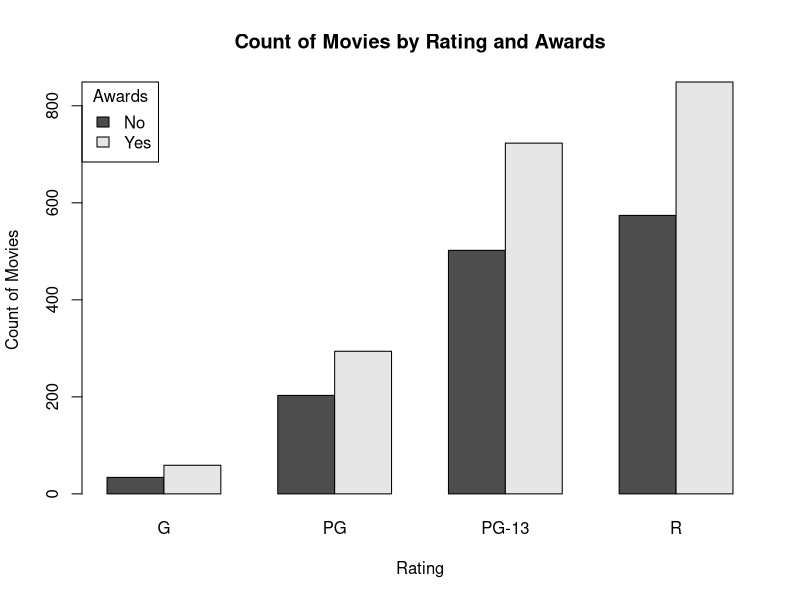
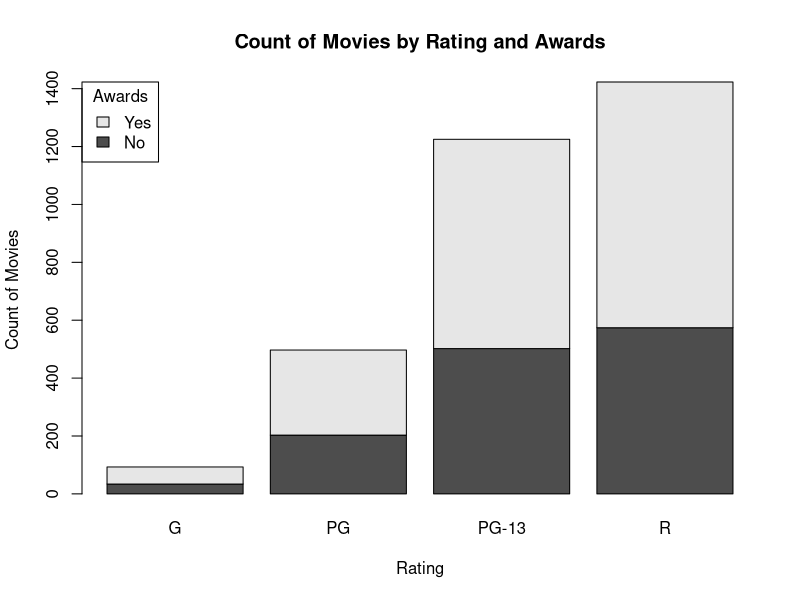
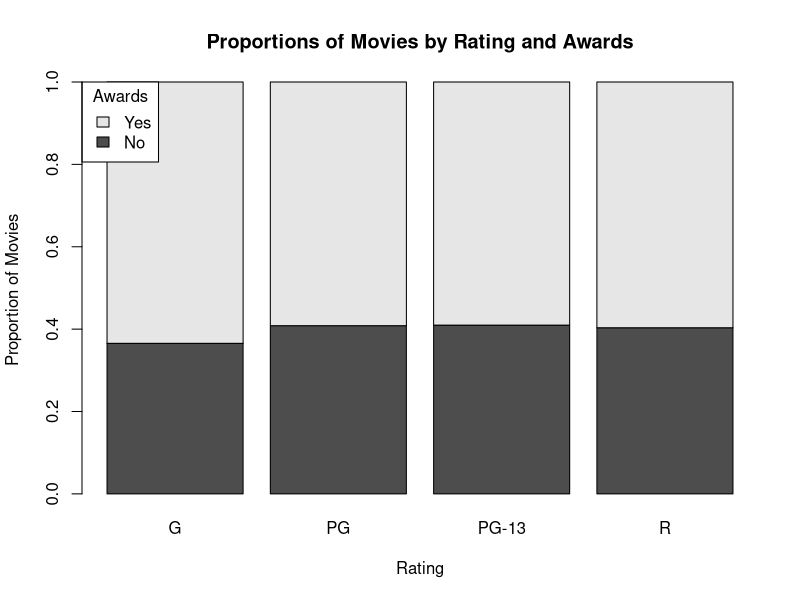
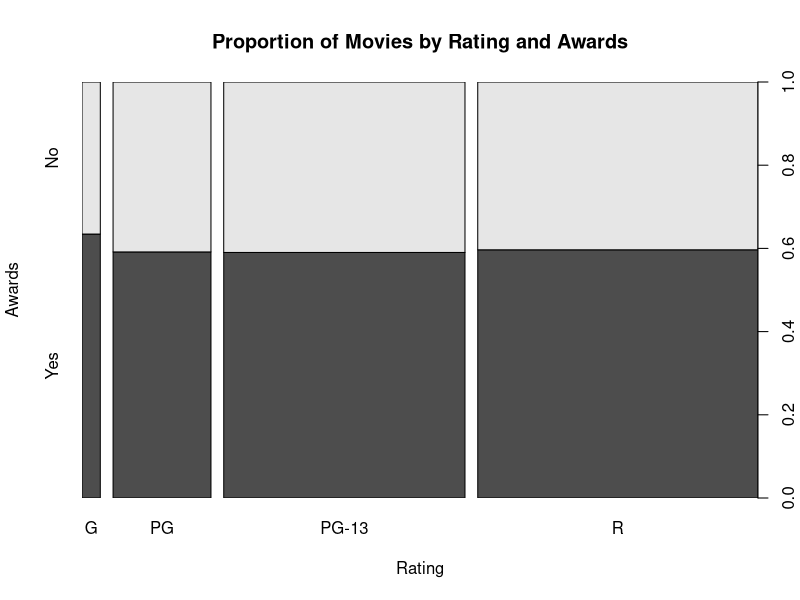
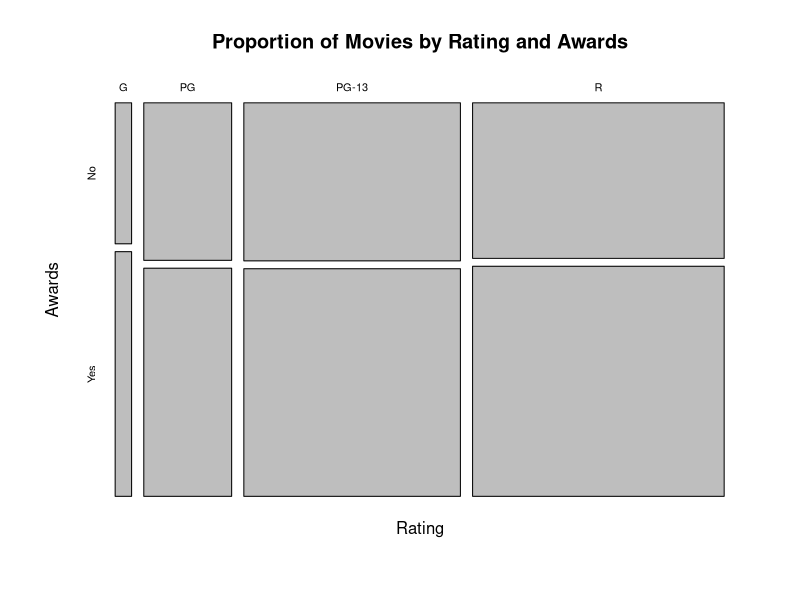
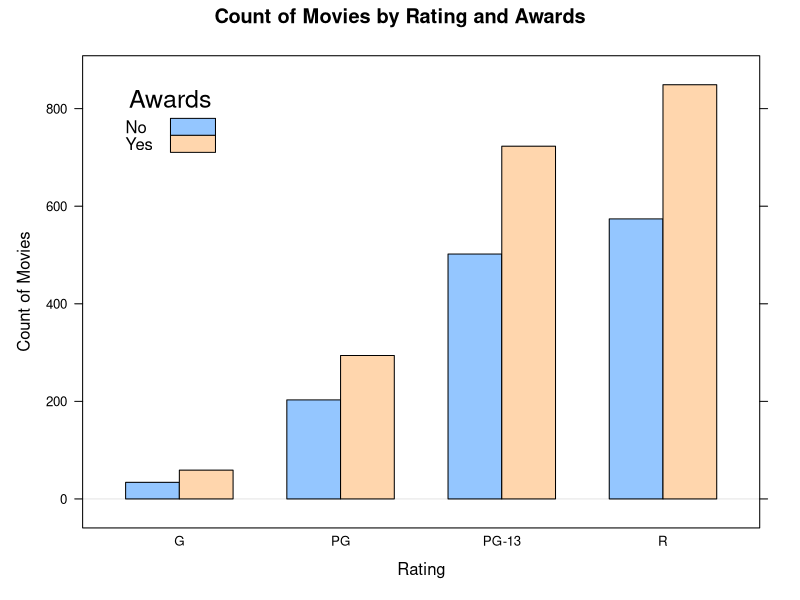
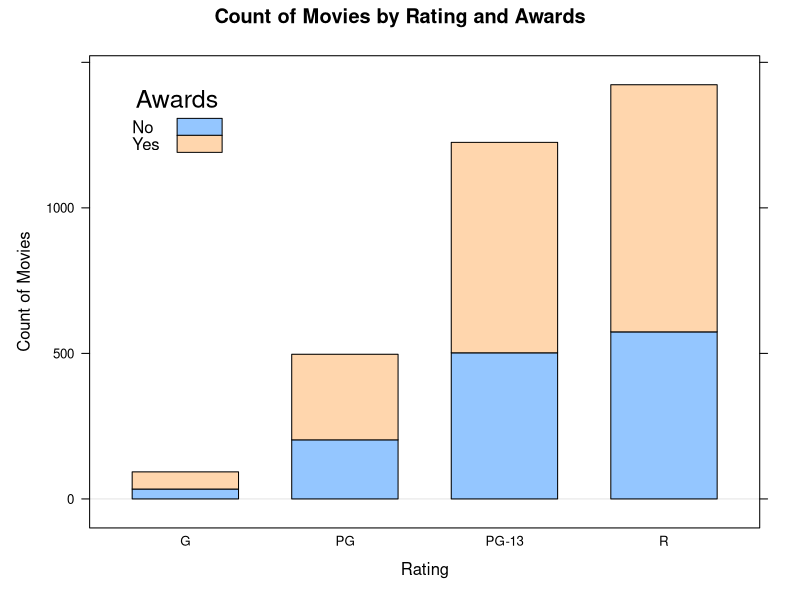
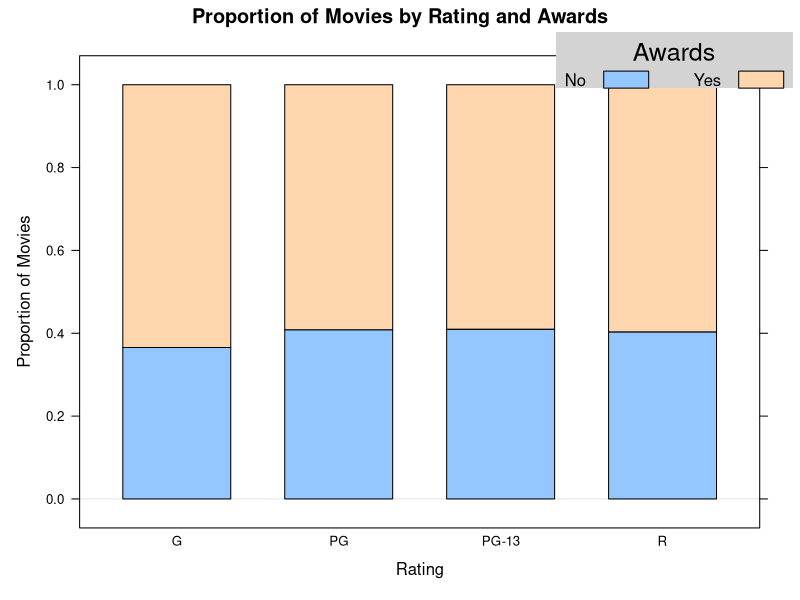

Recreate these plots in R, in order. (Note: this script raises an error after producing the figures.)
# Visualizing 2 Categorical Variable with
# base plotting, lattice and ggplot2
movies <- read.csv('Movies.csv')

# contingency table
awards <- table(
  movies$Awards,
  movies$Rating
)
awards

# base r plotting
# grouped bar plot
barplot(
  height = awards,
  beside = TRUE,
  main = 'Count of Movies by Rating and Awards',
  xlab = "Rating",
  ylab = "Count of Movies",
  legend = c("No", "Yes"),
  args.legend = list(
    x = 'topleft',
    title = 'Awards'
  )
)

# stacked frequency bar chart
barplot(
  height = awards,
  main = 'Count of Movies by Rating and Awards',
  xlab = "Rating",
  ylab = "Count of Movies",
  legend = c("No", "Yes"),
  args.legend = list(
    x = 'topleft',
    title = 'Awards'
  )
)

# proportional frequency table by column
proportions <- apply(awards, 2, function(x) {x / sum(x)})
head(awards)
head(proportions)

# 100% stacked bar chart
barplot(
  height = proportions,
  main = 'Proportions of Movies by Rating and Awards',
  xlab = "Rating",
  ylab = "Proportion of Movies",
  legend = c("No", "Yes"),
  args.legend = list(
    x = 'topleft',
    title = 'Awards'
  )
)

# created contingency table
# with rows and columns flipped or transposed
awards <- table(
  movies$Rating,
  movies$Awards
)
awards
# rename columns
colnames(awards) <- c("No", "Yes")
awards

# create a spineplot
spineplot(
  x = awards,
  main = 'Proportion of Movies by Rating and Awards',
  xlab = "Rating",
  ylab = "Awards"
)

# create mosaic plot
mosaicplot(
  x = awards,
  main = 'Proportion of Movies by Rating and Awards',
  xlab = "Rating",
  ylab = "Awards"
)

# lattics plotting
library(lattice)

# grouped bar chart
barchart(
  x = awards,
  stack = FALSE,
  horizontal = FALSE,
  main = 'Count of Movies by Rating and Awards',
  xlab = "Rating",
  ylab = "Count of Movies",
  auto.key = list(
    x = 0.05,
    y = 0.95,
    title = 'Awards',
    text = c("No", "Yes")
  )
)

# stacked bar chart
barchart(
  x = awards,
  stack = TRUE,
  horizontal = FALSE,
  main = 'Count of Movies by Rating and Awards',
  xlab = "Rating",
  ylab = "Count of Movies",
  auto.key = list(
    x = 0.05,
    y = 0.95,
    title = 'Awards',
    text = c("No", "Yes")
  )
)

# proportional frequency table by row
matrix <- apply(awards, 1, function(x) {x / sum(x)})
proportions <- t(matrix)
matrix
proportions

# 100% stacked bar chart
barchart(
  x = proportions,
  stack = TRUE,
  horizontal = FALSE,
  main = 'Proportion of Movies by Rating and Awards',
  xlab = "Rating",
  ylab = "Proportion of Movies",
  auto.key = list(
    x = 0.70,
    y = 1.05,
    title = 'Awards',
    columns = 2,
    text = c("No", "Yes"),
    background = "lightgray"
  )
)

# ggplot2 plotting
# grouped bar chart
ggplot(
  movies,
  aes(x = Rating, fill = Awards)
) +
  geom_bar(position = 'dodge') +
  ggtitle('Count of Movies by Rating and Awards') +
  scale_fill_discrete(label = c("No", "Yes"))
  
# stacked bar chart
ggplot(
  movies,
  aes(x = Rating, fill = Awards)
) +
  geom_bar() +
  ggtitle('Count of Movies by Rating and Awards') +
  scale_fill_discrete(label = c("No", "Yes"))

# 100% stacked bar chart
ggplot(
  movies,
  aes(x = Rating, fill = Awards)
) +
  geom_bar(position = 'fill') +
  ggtitle('Proportion of Movies by Rating and Awards') +
  scale_fill_discrete(label = c("No", "Yes"))


  
  














